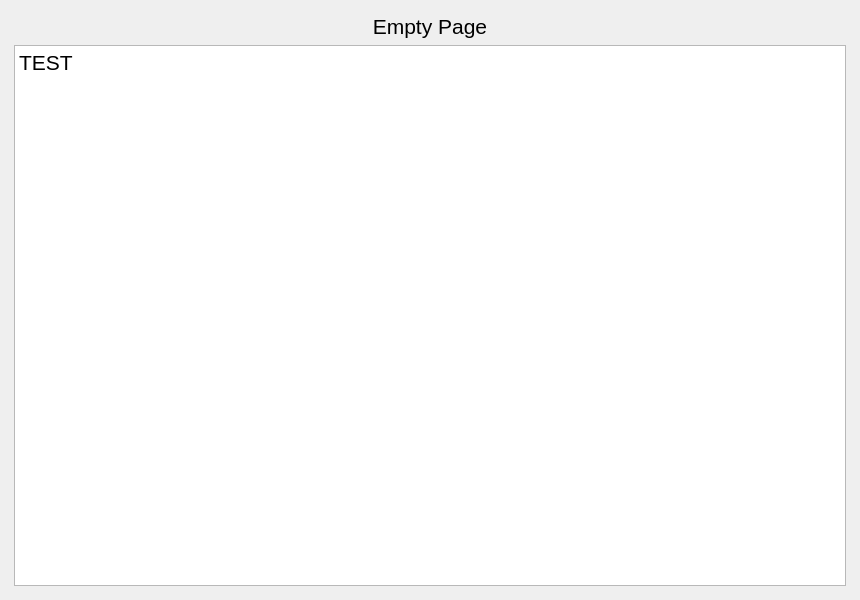
<?xml version="1.0" encoding="UTF-8"?>
<ui version="4.0">
 <class>MainPages</class>
 <widget class="QWidget" name="MainPages">
  <property name="geometry">
   <rect>
    <x>0</x>
    <y>0</y>
    <width>860</width>
    <height>600</height>
   </rect>
  </property>
  <property name="windowTitle">
   <string>Form</string>
  </property>
  <layout class="QVBoxLayout" name="main_pages_layout">
   <property name="spacing">
    <number>0</number>
   </property>
   <property name="leftMargin">
    <number>5</number>
   </property>
   <property name="topMargin">
    <number>5</number>
   </property>
   <property name="rightMargin">
    <number>5</number>
   </property>
   <property name="bottomMargin">
    <number>5</number>
   </property>
   <item>
    <widget class="QStackedWidget" name="pages">
     <property name="currentIndex">
      <number>3</number>
     </property>
     <widget class="QWidget" name="page_1">
      <property name="styleSheet">
       <string notr="true">font-size: 14pt</string>
      </property>
      <layout class="QVBoxLayout" name="page_1_layout">
       <property name="spacing">
        <number>5</number>
       </property>
       <property name="leftMargin">
        <number>5</number>
       </property>
       <property name="topMargin">
        <number>5</number>
       </property>
       <property name="rightMargin">
        <number>5</number>
       </property>
       <property name="bottomMargin">
        <number>5</number>
       </property>
       <item alignment="Qt::AlignHCenter">
        <widget class="QFrame" name="welcome_base">
         <property name="minimumSize">
          <size>
           <width>300</width>
           <height>150</height>
          </size>
         </property>
         <property name="maximumSize">
          <size>
           <width>300</width>
           <height>150</height>
          </size>
         </property>
         <property name="frameShape">
          <enum>QFrame::NoFrame</enum>
         </property>
         <property name="frameShadow">
          <enum>QFrame::Raised</enum>
         </property>
         <layout class="QVBoxLayout" name="center_page_layout">
          <property name="spacing">
           <number>10</number>
          </property>
          <property name="leftMargin">
           <number>0</number>
          </property>
          <property name="topMargin">
           <number>0</number>
          </property>
          <property name="rightMargin">
           <number>0</number>
          </property>
          <property name="bottomMargin">
           <number>0</number>
          </property>
          <item>
           <widget class="QFrame" name="logo">
            <property name="minimumSize">
             <size>
              <width>300</width>
              <height>120</height>
             </size>
            </property>
            <property name="maximumSize">
             <size>
              <width>300</width>
              <height>120</height>
             </size>
            </property>
            <property name="frameShape">
             <enum>QFrame::NoFrame</enum>
            </property>
            <property name="frameShadow">
             <enum>QFrame::Raised</enum>
            </property>
            <layout class="QVBoxLayout" name="logo_layout">
             <property name="spacing">
              <number>0</number>
             </property>
             <property name="leftMargin">
              <number>0</number>
             </property>
             <property name="topMargin">
              <number>0</number>
             </property>
             <property name="rightMargin">
              <number>0</number>
             </property>
             <property name="bottomMargin">
              <number>0</number>
             </property>
            </layout>
           </widget>
          </item>
          <item>
           <widget class="QLabel" name="label">
            <property name="text">
             <string>Welcome To PyOneDark GUI</string>
            </property>
            <property name="alignment">
             <set>Qt::AlignCenter</set>
            </property>
           </widget>
          </item>
         </layout>
        </widget>
       </item>
      </layout>
     </widget>
     <widget class="QWidget" name="page_2">
      <layout class="QVBoxLayout" name="page_2_layout">
       <property name="spacing">
        <number>5</number>
       </property>
       <property name="leftMargin">
        <number>5</number>
       </property>
       <property name="topMargin">
        <number>5</number>
       </property>
       <property name="rightMargin">
        <number>5</number>
       </property>
       <property name="bottomMargin">
        <number>5</number>
       </property>
       <item>
        <widget class="QScrollArea" name="scroll_area">
         <property name="styleSheet">
          <string notr="true">background: transparent;</string>
         </property>
         <property name="frameShape">
          <enum>QFrame::NoFrame</enum>
         </property>
         <property name="verticalScrollBarPolicy">
          <enum>Qt::ScrollBarAlwaysOff</enum>
         </property>
         <property name="horizontalScrollBarPolicy">
          <enum>Qt::ScrollBarAlwaysOff</enum>
         </property>
         <property name="widgetResizable">
          <bool>true</bool>
         </property>
         <widget class="QWidget" name="contents">
          <property name="geometry">
           <rect>
            <x>0</x>
            <y>0</y>
            <width>840</width>
            <height>580</height>
           </rect>
          </property>
          <property name="styleSheet">
           <string notr="true">background: transparent;</string>
          </property>
          <layout class="QVBoxLayout" name="verticalLayout">
           <property name="spacing">
            <number>15</number>
           </property>
           <property name="leftMargin">
            <number>5</number>
           </property>
           <property name="topMargin">
            <number>5</number>
           </property>
           <property name="rightMargin">
            <number>5</number>
           </property>
           <property name="bottomMargin">
            <number>5</number>
           </property>
           <item>
            <widget class="QLabel" name="title_label">
             <property name="maximumSize">
              <size>
               <width>16777215</width>
               <height>40</height>
              </size>
             </property>
             <property name="font">
              <font>
               <pointsize>16</pointsize>
              </font>
             </property>
             <property name="styleSheet">
              <string notr="true">font-size: 16pt</string>
             </property>
             <property name="text">
              <string>Custom Widgets Page</string>
             </property>
             <property name="alignment">
              <set>Qt::AlignCenter</set>
             </property>
            </widget>
           </item>
           <item>
            <widget class="QLabel" name="description_label">
             <property name="text">
              <string>Here will be all the custom widgets, they will be added over time on this page.
I will try to always record a new tutorial when adding a new Widget and updating the project on Patreon before launching on GitHub and GitHub after the public release.</string>
             </property>
             <property name="alignment">
              <set>Qt::AlignHCenter|Qt::AlignTop</set>
             </property>
             <property name="wordWrap">
              <bool>true</bool>
             </property>
            </widget>
           </item>
           <item>
            <layout class="QHBoxLayout" name="row_1_layout"/>
           </item>
           <item>
            <layout class="QHBoxLayout" name="row_2_layout"/>
           </item>
           <item>
            <layout class="QHBoxLayout" name="row_3_layout"/>
           </item>
           <item>
            <layout class="QVBoxLayout" name="row_4_layout"/>
           </item>
           <item>
            <layout class="QVBoxLayout" name="row_5_layout"/>
           </item>
          </layout>
         </widget>
        </widget>
       </item>
      </layout>
     </widget>
     <widget class="QWidget" name="page_4">
      <property name="enabled">
       <bool>true</bool>
      </property>
      <widget class="QPushButton" name="pushButton">
       <property name="geometry">
        <rect>
         <x>120</x>
         <y>70</y>
         <width>75</width>
         <height>23</height>
        </rect>
       </property>
       <property name="text">
        <string>PushButton</string>
       </property>
      </widget>
     </widget>
     <widget class="QWidget" name="page_3">
      <property name="styleSheet">
       <string notr="true">QFrame {
	font-size: 16pt;
}</string>
      </property>
      <layout class="QVBoxLayout" name="page_3_layout">
       <item>
        <widget class="QLabel" name="empty_page_label">
         <property name="font">
          <font>
           <pointsize>16</pointsize>
          </font>
         </property>
         <property name="text">
          <string>Empty Page</string>
         </property>
         <property name="alignment">
          <set>Qt::AlignCenter</set>
         </property>
        </widget>
       </item>
       <item>
        <widget class="QTextBrowser" name="textBrowser">
         <property name="html">
          <string>&lt;!DOCTYPE HTML PUBLIC &quot;-//W3C//DTD HTML 4.0//EN&quot; &quot;http://www.w3.org/TR/REC-html40/strict.dtd&quot;&gt;
&lt;html&gt;&lt;head&gt;&lt;meta name=&quot;qrichtext&quot; content=&quot;1&quot; /&gt;&lt;style type=&quot;text/css&quot;&gt;
p, li { white-space: pre-wrap; }
&lt;/style&gt;&lt;/head&gt;&lt;body style=&quot; font-family:'SimSun'; font-size:16pt; font-weight:400; font-style:normal;&quot;&gt;
&lt;p style=&quot; margin-top:0px; margin-bottom:0px; margin-left:0px; margin-right:0px; -qt-block-indent:0; text-indent:0px;&quot;&gt;TEST&lt;/p&gt;&lt;/body&gt;&lt;/html&gt;</string>
         </property>
        </widget>
       </item>
      </layout>
     </widget>
    </widget>
   </item>
  </layout>
 </widget>
 <resources/>
 <connections/>
</ui>
